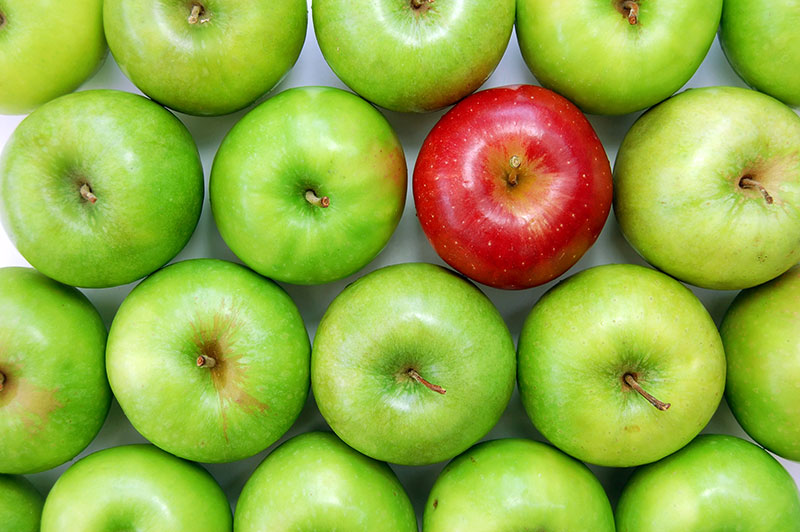
#> input picture ImageProcessing/img/apples.jpg, 800 x 532 px, given in place of the camera
$ jupyter execute colorDetectionVideo.ipynb
#> lines starting #> are read from the running program, lines starting #| are printed output that depends on the picture; after the words box and inside, x2 and y2 are one past the last pixel; in counts of white or black regions, pixels touching at a corner belong together
[cell 1]
import cv2
import numpy as np

def detect_color(frame, lower_color, upper_color):
    hsv_frame = cv2.cvtColor(frame, cv2.COLOR_BGR2HSV)
    mask = cv2.inRange(hsv_frame, lower_color, upper_color)
    result = cv2.bitwise_and(frame, frame, mask=mask)

    return mask, result

lower_red1 = np.array([50, 40, 10])
upper_red1 = np.array([80, 255, 255])
lower_red2 = np.array([55, 70, 10])
upper_red2 = np.array([65, 255, 255])

cap = cv2.VideoCapture(0)

while True:
    ret, frame = cap.read()
#> frame is the input picture: shape (532, 800, 3); mean B, G, R 67.3, 173.6, 148.8
    if not ret:
        break

    mask1, result1 = detect_color(frame, lower_red1, upper_red1)
#> in detect_color, `hsv_frame = cv2.cvtColor(frame, cv2.COLOR_BGR2HSV)`: hsv_frame: shape (532, 800, 3); mean H, S, V 43.7, 168.2, 184
#> in detect_color, `mask = cv2.inRange(hsv_frame, lower_color, upper_color)`:
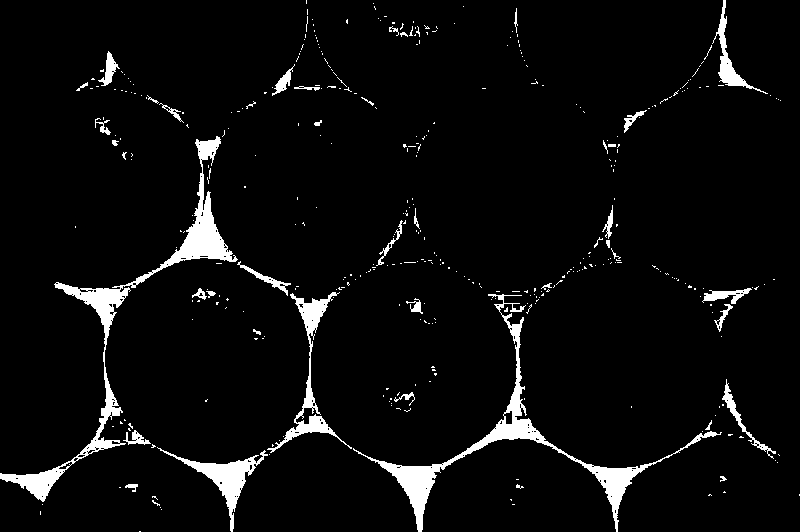
#> mask: shape (532, 800); 4.8% white; 395 white regions (353 under 20 px), largest, box (x1, y1, x2, y2) and area: (0, 136, 238, 502) 5893, (353, 294, 722, 532) 5365, (267, 292, 352, 453) 1805
#> in detect_color, `result = cv2.bitwise_and(frame, frame, mask=mask)`:
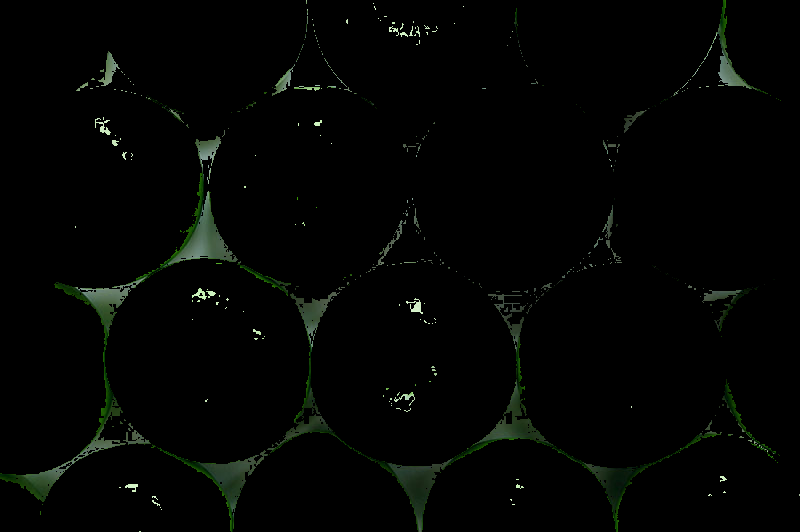
#> result: shape (532, 800, 3); mean B, G, R 2.5, 4, 2.7
    mask2, result2 = detect_color(frame, lower_red2, upper_red2)
#> in detect_color (call 2), `mask = cv2.inRange(hsv_frame, lower_color, upper_color)`:
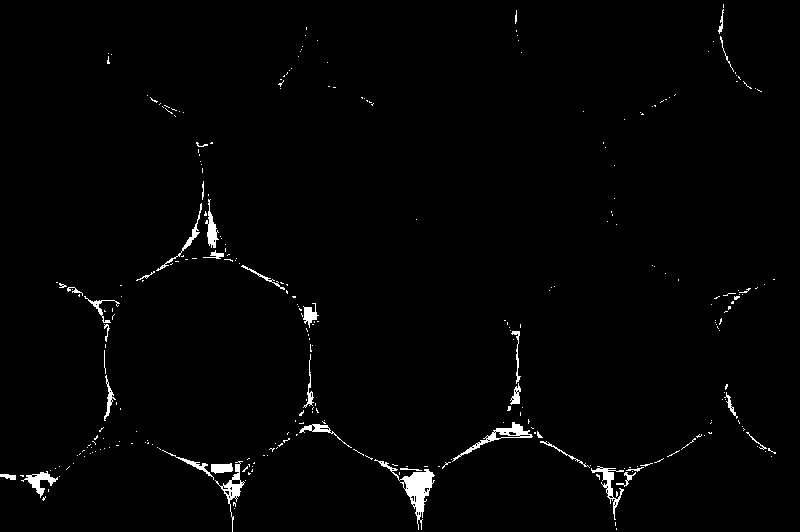
#> mask: shape (532, 800); 1.5% white; 297 white regions (259 under 20 px)
#> in detect_color (call 2), `result = cv2.bitwise_and(frame, frame, mask=mask)`:
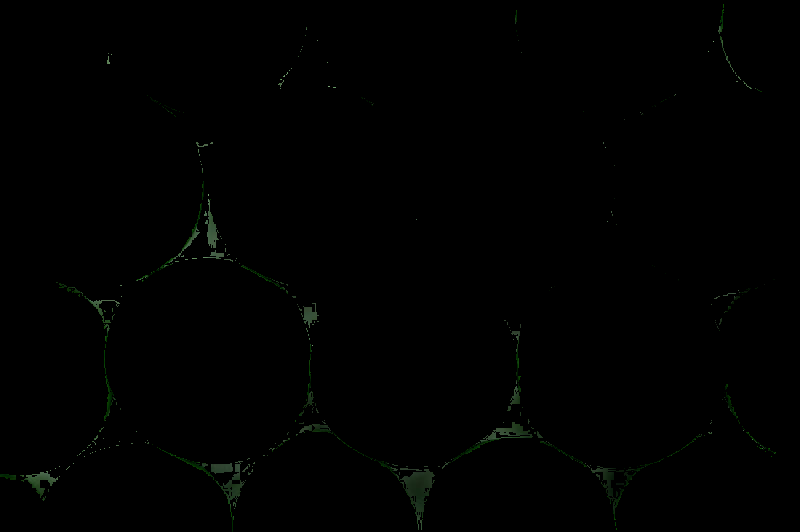
#> result: shape (532, 800, 3); mean B, G, R 0.5, 0.9, 0.5

    mask = cv2.bitwise_or(mask1, mask2)
    result = cv2.bitwise_or(result1, result2)

    contours, _ = cv2.findContours(mask, cv2.RETR_TREE, cv2.CHAIN_APPROX_SIMPLE)
#> contours = 547 contours, 519 with area under 20; largest, box (x1, y1, x2, y2) and area: (0, 136, 238, 502) 5444, (353, 294, 722, 532) 4776, (157, 447, 268, 532) 1552, (267, 292, 352, 453) 1528, (712, 0, 768, 94) 678

    max_area = 1000
    max_contour = None

    for contour in contours:
        area = cv2.contourArea(contour)

        if area > max_area:
            print(area)
            max_area = area
            max_contour = contour
#> this loop made 547 passes
#> (area, max_area) on passes 22, 118, 334: (1552, 1552), (4775.5, 4775.5), (5444.5, 5444.5)
#> area on passes 15, 38: 34.5, 129.5
#| 1552.0
#| 4775.5
#| 5444.5
#> after the loop, max_area = 5444.5; max_contour = contour of 699 points, box (x1, y1, x2, y2) (0, 136, 238, 502), area 5444

    if max_contour is not None and max_area > 500:
        x, y, w, h = cv2.boundingRect(max_contour)
#> x = 0; y = 136; w = 238; h = 366
        cv2.rectangle(frame, (x, y), (x + w, y + h), (0, 255, 0), 2)
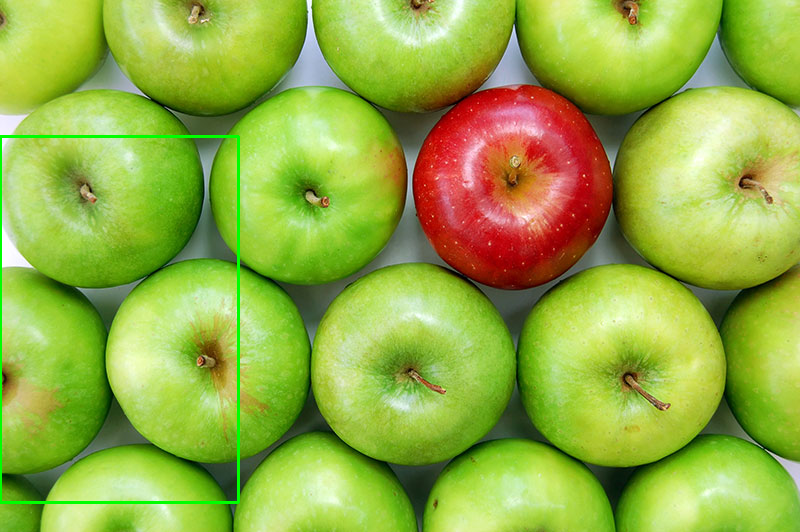
#> frame: shape (532, 800, 3); 0.76% of pixels changed, all inside (x1, y1, x2, y2) = (0, 135, 240, 504)

    cv2.imshow('Original', frame)
    cv2.imshow('Mask', mask)
    cv2.imshow('Detected Color', result)

    if cv2.waitKey(1) == ord('q'):
#> (key q is pressed here)
        break

cap.release()
cv2.destroyAllWindows()
